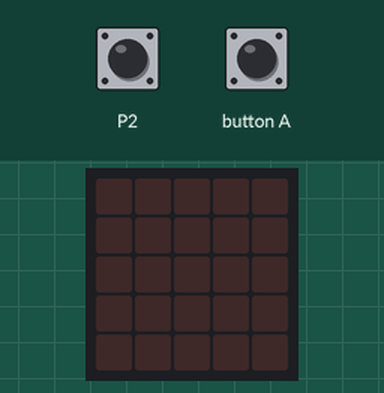
Simulated run of this program. Board: BBC micro:bit running MicroPython. On the bench: the board's 5×5 LED display. The inputs (shaded band) are chosen by the test bench; at power-on: P2 LOW.

Above: at 1.2 s.
1.3 s: P2 pulled HIGH for 0.15 s
At 2.6 s:
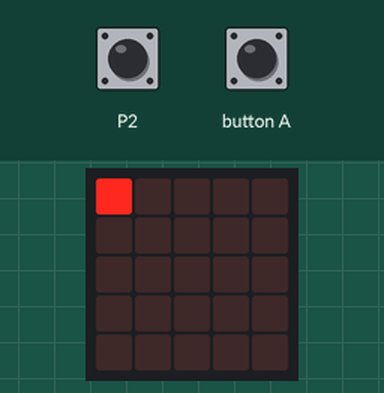
2.9 s: button A pressed for 0.15 s
At 4.1 s:
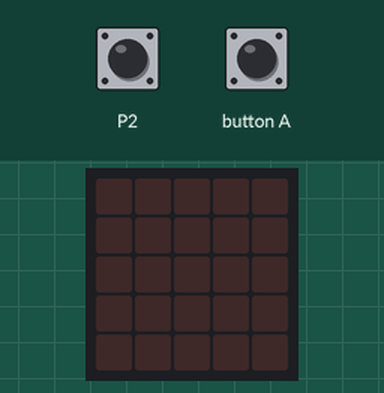
4.5 s: P2 pulled HIGH for 1 s
At 6.3 s:
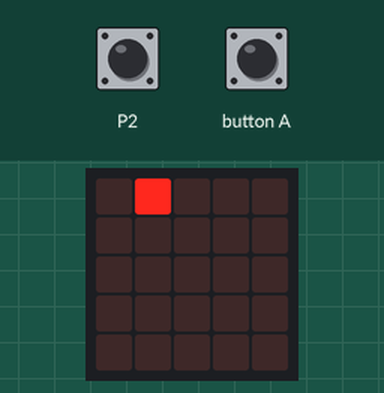
7.0 s: P2 pulled HIGH for 0.15 s
At 8.1 s:
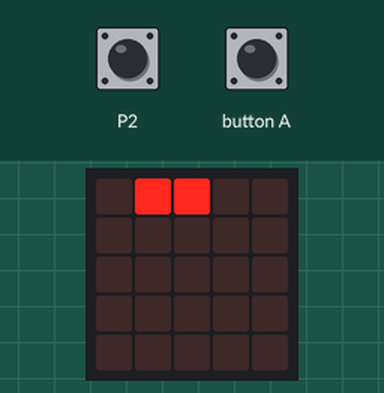
8.6 s: P2 pulled HIGH for 3.2 s
At 12.3 s:
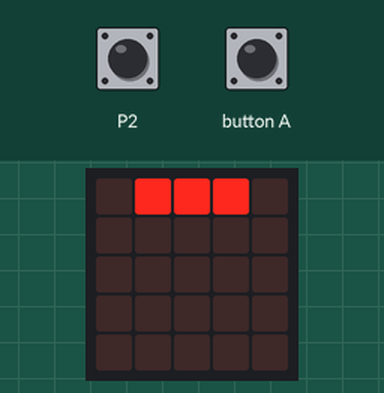
13.3 s: P2 pulled HIGH for 0.15 s
At 14.1 s:
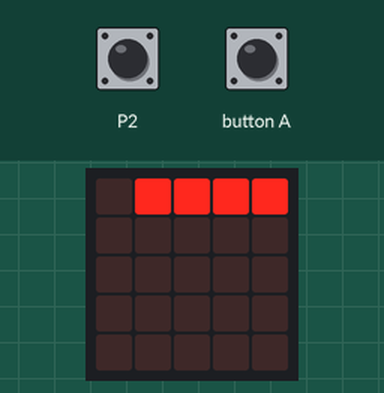
Timing chart, 0 to 15.9 s (numbered marks = the images above; inputs shaded):
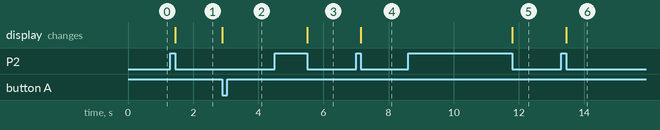

Measured:
- after the input at 1.3 s, the display: changes after 0.15 s (image 1)
- after the input at 2.9 s, the display: changes at once (image 2)
- after the input at 4.5 s, the display: changes after 1.0 s (image 3)
- after the input at 7.0 s, the display: changes after 0.15 s (image 4)
- after the input at 8.6 s, the display: changes after 3.2 s (image 5)
- after the input at 13.3 s, the display: changes after 0.15 s (image 6)

The program:

Wired_Communication_BitByBit_Receiver.py
```python
from microbit import *

#Initialise pixel coordinates x,y
x=0
y=0

#Pick signal duration thresholds for 1 and 0
one_threshold = 100

while True:

    #Initialise to not receiving a signal
    signal_time = None

    #Read pin2
    while(pin2.read_digital()):
        #If pin2 is 1, mark this as signal start
        if not signal_time:
            signal_time = running_time()

    #Mark the time the signal switches to 0
    line_free_time = running_time()

    #If you detected a signal, calculate its duration
    if(signal_time):
        duration = line_free_time - signal_time

        #If duration is greater than one_threshold,received 1.
        #Turn on the pixel at x,y
        if(duration > one_threshold):
            display.set_pixel(x,y,9)

        #Advance the pixel location to next pixel
        #If x > 4, then need to set x=0, to receive next row
        #If y>4, all rows received, reset x,y both to 0
        x=x+1
        if(x>4):
            x=0
            y=y+1
        if(y>4):
            y=0
            x=0

    #Pressing button A, clears display
    if button_a.is_pressed():
        display.clear()
```
